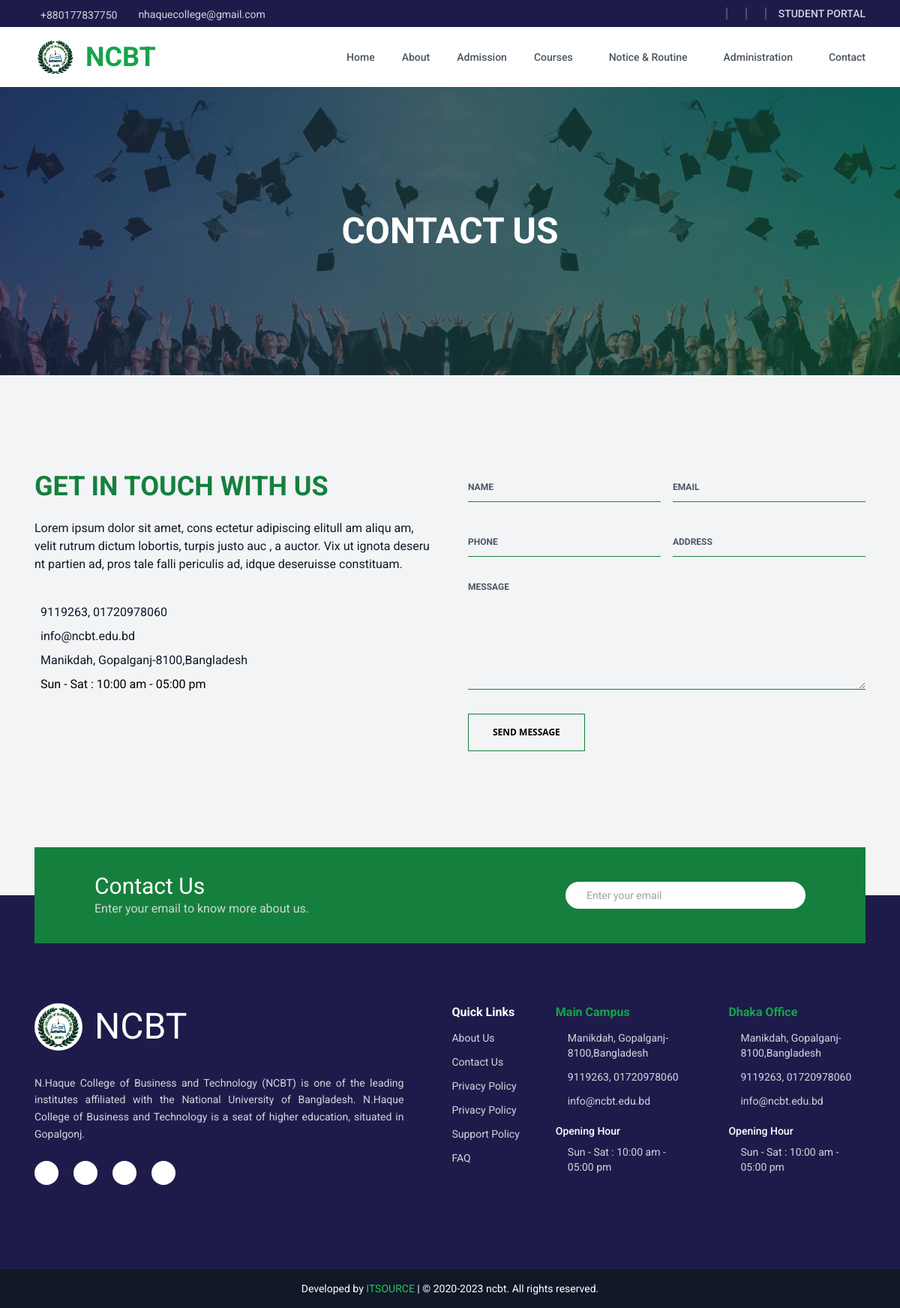
The app's page /contactus/ with its own data.
### app_main/models.py (models this page shows, shortened)
class FooterInformationModel(models.Model):
    logo = models.ImageField(
        upload_to="footer_logo",
        null=True,
        verbose_name="Footer logo",
        help_text="image size: w-250px x h-120",
    )
    details = models.TextField(null=True, max_length=500, verbose_name="Short Summary")
    facebook_link = models.URLField(null=True, blank=True, verbose_name="Facebook Link")
    twitter_link = models.URLField(null=True, blank=True, verbose_name="Twitter Link")
    instagram_link = models.URLField(
        null=True, blank=True, verbose_name="Instagram Link"
    )
    youtube_link = models.URLField(null=True, blank=True, verbose_name="YouTube Link")
    class Meta:
        verbose_name = "Footer Information"
        verbose_name_plural = "Footer Informations"
        ordering = ["-id"]

class ContactInformationModel(models.Model):
    details = models.TextField(
        null=True, blank=True, max_length=325, verbose_name="Short Summary"
    )
    phone = models.CharField(max_length=122, null=True)
    email = models.CharField(max_length=122, null=True)
    address = models.TextField(null=True, blank=True, max_length=325)
    work = models.CharField(
        null=True, blank=True, max_length=225, verbose_name="Working Date & Time"
    )
    class Meta:
        verbose_name = "Contact Information"
        verbose_name_plural = "Contact Informations"
        ordering = ["-id"]

### app_main/views.py (the view)
# urls.py: path("contactus/", views.contact_us_view, name="contactus"),
def contact_us_view(request):
    info = ContactInformationModel.objects.first()
    form = ContactForm()
    email = request.GET.get("email", "")
    if request.method == "POST":
        form = ContactForm(request.POST)
        if form.is_valid():
            form.save()
            messages.success(request, "Your message has been sent successfully!")
            return redirect("contactus")
    context = {
        "form": form,
        "info": info,
        "email": email,
    }
    return render(request, "app_main/contact_us.html", context)

### app_main/form.py
class ContactForm(forms.ModelForm):
    class Meta:
        model = Contact
        fields = ['name','email','phone', 'address', 'desc']
        widgets = {
            'name': forms.TextInput(attrs={'placeholder': 'Name :'}),
            'email': forms.EmailInput(attrs={'placeholder': 'Email :'}),
            'phone': forms.TextInput(attrs={'placeholder': 'Phone :'}),
            'address': forms.TextInput(attrs={'placeholder': 'Address :'}),
            'desc': forms.Textarea(attrs={'placeholder': 'Message :','cols':'40','rows':'6'}),
        }

### app_main/custom_context_processor.py (called while the page is built)
def miscellaneous_common_data(request):
    contact = ContactInformationModel.objects.all().last()
    footer = FooterInformationModel.objects.all().last()
    context = {
        "contact": contact,
        "footer": footer,
    }
    return context

### std_portal/custom_context_processor.py (called while the page is built)
def get_profile_image(request):
    student = ''
    if hasattr(request.user, 'studentregistrationuni' ):
        student = 'uni'
    elif hasattr(request.user, 'studentregistrationcollage'):
        student = 'clg'
    context = {
        'student': student
    }
    return context

### templates/app_main/contact_us.html (shortened to what this page needs)
{% extends 'app_main/base.html' %} {% load static %} {% block main %}
<div class="banner-area relative isolate h-60 bg-gray-950 md:h-96">
  <img loading="lazy" src="{% static 'assets/images/section-banner-bg.jpg' %}" alt="section banner"
    class="absolute inset-0 -z-10 h-full w-full object-cover opacity-80" />
  <div class="container grid h-full place-items-center text-center">
    <h1 class="text-3xl font-bold uppercase text-white md:text-5xl">
      Contact Us
    </h1>
  </div>
</div>
<section id="card-contact-form" class="my-8 py-8 md:my-16 md:py-16">
  <div class="container flex flex-col items-start justify-start gap-8 md:flex-row md:justify-center md:gap-12">
    <div class="w-full md:w-1/2">
      <h2 class="mb-6 text-4xl font-bold uppercase text-green-700">
        GET IN TOUCH WITH US
      </h2>
      {% if contact %}
      <p class="text-sm font-normal text-gray-900 md:text-base">
        {{ info.details }}
      </p>
      <div class="mt-10 flex flex-row items-center justify-start gap-2">
        <p class="text-sm text-gray-900 md:text-base">{{ info.phone }}</p>
      </div>
      <div class="mt-2 flex flex-row items-center justify-start gap-2">
        <p class="text-sm text-gray-900 md:text-base">{{ info.email }}</p>
      </div>
      <div class="mt-2 flex flex-row items-center justify-start gap-2">
        <p class="text-sm text-gray-900 md:text-base">{{ info.address }}</p>
      </div>
      <div class="mt-2 flex flex-row items-start justify-start gap-2">
        <p class="text-sm text-black md:text-base">{{ contact.work }}</p>
      </div>
      {% endif %}
    </div>
    <div class="mt-4 w-full md:mt-0 md:w-1/2">
      <form class="mb-10 md:mb-0" action="" method="post" id="contact-form">
        <div class="flex flex-col items-center justify-center gap-4 md:flex-row">
          <input
            class="block w-full border-b-[1.5px] border-green-700 bg-transparent py-2 placeholder:text-xs placeholder:font-bold placeholder:text-gray-600 focus:outline-none placeholder:focus:text-gray-900"
            type="text" name="name" placeholder="NAME" required />
          <input
            class="block w-full border-b-[1.5px] border-green-700 bg-transparent py-2 placeholder:text-xs placeholder:font-bold placeholder:text-gray-600 focus:outline-none placeholder:focus:text-gray-900"
            type="email" name="email" placeholder="EMAIL" value="{{email}}" required />
        </div>
        <div class="mt-8 flex flex-col items-center justify-center gap-4 md:flex-row">
          <input
            class="block w-full border-b-[1.5px] border-green-700 bg-transparent py-2 placeholder:text-xs placeholder:font-bold placeholder:text-gray-600 focus:outline-none placeholder:focus:text-gray-900"
            type="text" name="phone" placeholder="PHONE" required />
          <input
            class="block w-full border-b-[1.5px] border-green-700 bg-transparent py-2 placeholder:text-xs placeholder:font-bold placeholder:text-gray-600 focus:outline-none placeholder:focus:text-gray-900"
            type="text" name="address" placeholder="ADDRESS" required />
        </div>
        <textarea
          class="mt-8 block w-full border-b-[1.5px] border-green-700 bg-transparent placeholder:text-xs placeholder:font-bold placeholder:text-gray-600 focus:outline-none placeholder:focus:text-gray-900"
          name="message" id="" rows="6" placeholder="MESSAGE" required></textarea>
        <button type="text"
          class="mt-8 border-[1.5px] border-green-700 px-8 py-4 font-sans text-xs font-semibold uppercase hover:bg-green-700 hover:text-white hover:duration-500">
          Send Message
        </button>
      </form>
    </div>
  </div>
</section>
{% endblock main %}

### templates/components/nav.html (shortened to what this page needs)
<div class="nav-secondary bg-indigo-950">
  <div
    class="container hidden items-center justify-between py-1.5 text-sm text-gray-300 md:flex"
  >
    <div class="flex items-center gap-5">
      <span class="flex items-center gap-2">
        <span class="mt-1">+880177837750</span>
      </span>
      <span class="flex items-center gap-2">
        <span class="mt-0.5">nhaquecollege@gmail.com</span>
      </span>
    </div>
    <div class="flex items-center gap-3 text-sm text-gray-300">
      <span class="inline-block h-4 w-0.5 bg-gray-600"></span>
      <span class="inline-block h-4 w-0.5 bg-gray-600"></span>
      <span class="inline-block h-4 w-0.5 bg-gray-600"></span>
      <a href="" class="font-medium uppercase">
        Student Portal
      </a>
    </div>
  </div>
</div>
<nav class="sticky top-0 z-50 w-full bg-white" aria-label="Global">
  <div
    class="nav-wrapper container flex h-16 items-center justify-between px-4 lg:h-20"
  >
    <div class="flex w-full items-center justify-between lg:w-auto">
      <a class="flex items-center gap-3" href="{% url 'app_main:home' %}">
        <img
          src="{{footer.logo.url}}"
          alt="footer logo"
          class="w-12 rounded-full bg-white p-1 md:w-14"
        />
        <span class="text-3xl font-bold text-green-600 md:text-4xl">NCBT</span>
      </a>
    </div>
    <div id="navbar" class="">
      <ul class="nav-menu">
        <li>
          <a class="nav-link active" href="/">Home</a>
        </li>
        <li class="">
          <a class="nav-link" href="{% url 'app_main:aboutus' %}">About</a>
        </li>
        <li class="">
          <a class="nav-link" href="{% url 'app_main:admission' %}">
            Admission
          </a>
        </li>
        <li class="dropdown [--strategy:static] lg:[--strategy:absolute]">
          <button
            type="button"
            class="nav-link menu-toggle-btn flex items-center gap-x-3"
          >
            Courses
          </button>
        </li>
        <li class="dropdown [--strategy:static] lg:[--strategy:absolute]">
          <button
            type="button"
            class="nav-link menu-toggle-btn flex items-center gap-x-3"
          >
            Notice & Routine
          </button>
        </li>
        <li class="dropdown [--strategy:static] lg:[--strategy:absolute]">
          <button
            type="button"
            class="nav-link menu-toggle-btn flex items-center gap-x-3"
          >
            Administration
          </button>
        </li>
        <li class="">
          <a class="nav-link !pr-0" href="{% url 'app_main:contactus' %}">
            Contact
          </a>
        </li>
      </ul>
    </div>
  </div>
</nav>

### templates/components/footer.html (shortened to what this page needs)
{% load static %}
<footer
  class="footer-bg mt-16 md:mt-32 flex w-full flex-col items-center justify-center bg-indigo-950 text-gray-300"
>
  <div class="container">
    <div
      class="flex flex-col -mt-8 md:-mt-16 justify-between gap-4 bg-green-700 p-6 min-h-[8rem] md:flex-row md:items-center md:px-8 xl:px-20"
    >
      <div>
        <h2 class="text-xl text-white md:text-3xl">Contact Us</h2>
        <p class="text-sm md:text-base">
          Enter your email to know more about us.
        </p>
      </div>
      <form
        class="flex w-full gap-2 rounded-3xl bg-white px-5 py-2 md:max-w-xs"
        action="{% url 'app_main:contactus' %}#contact-form"
      >
        <input
          type="email"
          name="email"
          required
          placeholder="Enter your email"
          class="w-full border-none px-2 text-sm text-gray-700 outline-none"
        />
      </form>
    </div>
    <div
      class="my-4 grid w-full gap-16 py-8 md:mb-8 md:py-16 lg:grid-cols-9 lg:gap-0"
    >
      {% if footer %}
      <div class="flex flex-col items-center md:items-start lg:col-span-4">
        <a class="mb-8 flex items-center gap-4 text-5xl" href="#">
          <img
            src="{{footer.logo.url}}"
            alt="footer logo"
            class="w-16 rounded-full bg-white p-1"
          />
          <span class="text-white">NCBT</span>
        </a>
        <p
          class="mb-6 max-w-md text-center text-sm leading-relaxed md:max-w-none md:text-left lg:text-justify"
        >
          {{ footer.details }}
        </p>
        <ul class="flex gap-5 text-xl">
          <li>
            <a
              href="{% if  footer.facebook_link %}{{ footer.facebook_link }}{% else %}#{% endif %}"
              class="grid aspect-square w-8 place-items-center rounded-full bg-white text-gray-500"
            >
            </a>
          </li>
          <li>
            <a
              href="{% if  footer.instagram_link %}{{ footer.instagram_link }}{% else %}#{% endif %}"
              class="grid aspect-square w-8 place-items-center rounded-full bg-white text-gray-500"
            >
            </a>
          </li>
          <li>
            <a
              href="{% if  footer.twitter_link %}{{ footer.twitter_link }}{% else %}#{% endif %}"
              class="grid aspect-square w-8 place-items-center rounded-full bg-white text-gray-500"
            >
            </a>
          </li>
          <li>
            <a
              href="{% if  footer.youtube_link %}{{ footer.youtube_link }}{% else %}#{% endif %}"
              class="grid aspect-square w-8 place-items-center rounded-full bg-white text-gray-500"
            >
            </a>
          </li>
        </ul>
      </div>
      {% endif %}
      <div
        class="flex w-full flex-col flex-wrap justify-center gap-6 md:flex-row md:gap-12 lg:col-span-5 lg:pl-10 xl:pl-16"
      >
        <div class="w-max">
          <h2 class="mb-3 text-sm font-bold text-white md:text-base">
            Quick Links
          </h2>
          <div
            class="grid grid-cols-2 gap-6 text-[0.8rem] sm:grid-cols-1 md:gap-3 md:text-sm"
          >
            <div class="flex flex-col gap-3">
              <a href="#">About Us</a>
              <a href="#">Contact Us</a>
              <a href="#">Privacy Policy</a>
            </div>
            <div class="flex flex-col gap-3">
              <a href="#">Privacy Policy</a>
              <a href="#">Support Policy</a>
              <a href="#">FAQ</a>
            </div>
          </div>
        </div>
        <div class="flex-1">
          <h2 class="mb-3 text-sm font-bold text-green-600 md:text-base">
            Main Campus
          </h2>
          {% if contact %}
          <div class="flex flex-col gap-3 text-[0.8rem] md:text-sm">
            <a href="#" class="flex items-center gap-4">
              <span>{{ contact.address }}</span>
            </a>
            <a href="#" class="flex items-center gap-4">
              <span>{{ contact.phone }}</span>
            </a>
            <a href="#" class="flex items-center gap-4">
              <span>{{ contact.email }}</span>
            </a>
            <div class="mt-2">
              <h5 class="mb-2 font-medium text-white">Opening Hour</h5>
              <span class="flex items-center gap-4">
                {{contact.work}}
              </span>
            </div>
          </div>
          {% endif %}
        </div>
        <div class="flex-1">
          <h2 class="mb-3 text-sm font-bold text-green-600 md:text-base">
            Dhaka Office
          </h2>
          {% if contact %}
          <div class="flex flex-col gap-3 text-[0.8rem] md:text-sm">
            <a href="#" class="flex items-center gap-4">
              <span>{{ contact.address }}</span>
            </a>
            <a href="#" class="flex items-center gap-4">
              <span>{{ contact.phone }}</span>
            </a>
            <a href="#" class="flex items-center gap-4">
              <span>{{ contact.email }}</span>
            </a>
            <div class="mt-2">
              <h5 class="mb-2 font-medium text-white">Opening Hour</h5>
              <span class="flex items-center gap-4">
                {{contact.work}}
              </span>
            </div>
          </div>
          {% endif %}
        </div>
      </div>
    </div>
  </div>
  <div class="mt-4 w-full bg-gray-900 p-4 text-center text-xs sm:text-sm">
    <p class="text-white">
      Developed by
      <a
        class="text-green-500 hover:underline"
        href="https://www.itsourcebd.com/"
        target="_blank"
      >
        ITSOURCE
      </a>
      | © 2020-2023 ncbt. All rights reserved.
    </p>
  </div>
</footer>

### records on screen
FooterInformationModel: logo (placeholder picture), details "N.Haque College of Business and Technology (NCBT) is one of the leading institutes affiliated with the National University of Bangladesh. N.Haque College of Business and Technology is a seat of higher education, situated in Gopalgonj."
ContactInformationModel: details "Lorem ipsum dolor sit amet, cons ectetur adipiscing elitull am aliqu am, velit rutrum dictum lobortis, turpis justo auc , a auctor. Vix ut ignota deseru nt partien ad, pros tale falli periculis ad, idque deseruisse constituam.", phone "9119263, 01720978060", email "info@ncbt.edu.bd", address "Manikdah, Gopalganj-8100,Bangladesh", work "Sun - Sat : 10:00 am - 05:00 pm"
